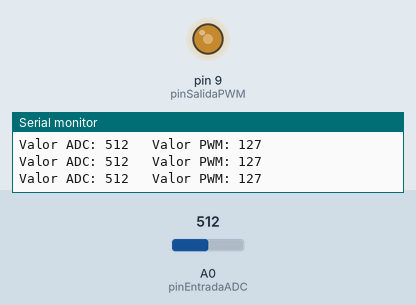
This sketch was run on a simulated Arduino Uno, built with avr-gcc and run on an emulated ATmega328P. On the bench: output pins drawn as LEDs (lit = HIGH), the last lines printed to the serial monitor. The inputs (shaded band) are chosen by the test bench; at power-on: A0 (pinEntradaADC) = 512.

Above: at 1.2 s.
1.3 s: A0 (pinEntradaADC) set to 716
At 1.8 s:
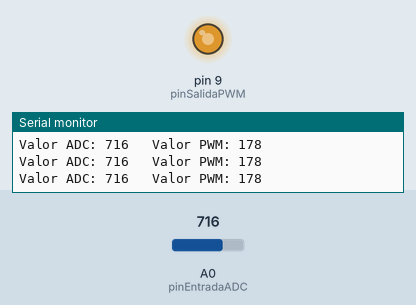
2.8 s: A0 (pinEntradaADC) set to 900
At 3.3 s:
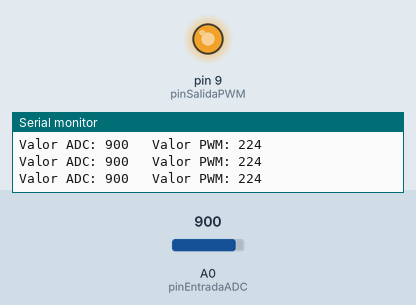
4.3 s: A0 (pinEntradaADC) set to 122
At 4.8 s:
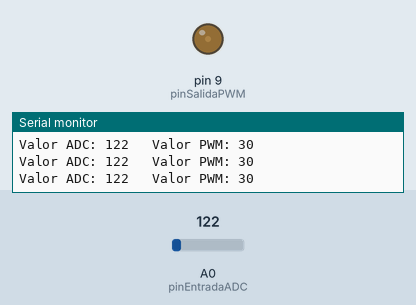
5.8 s: A0 (pinEntradaADC) set to 0
At 6.3 s:
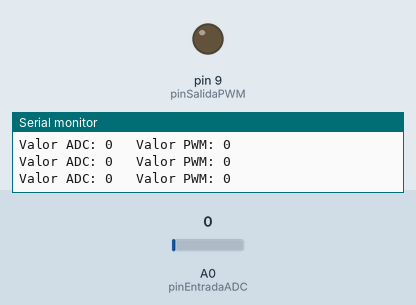
7.3 s: A0 (pinEntradaADC) set to 511
At 7.7 s:
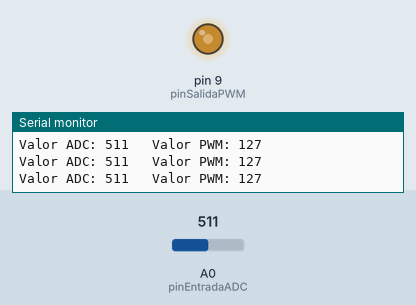
Timing chart, 0 to 9.8 s (numbered marks = the images above; inputs shaded):
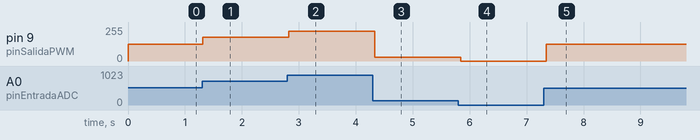

The sketch:

P1E3.ino
```cpp
const int pinEntradaADC = A0;
const int pinSalidaPWM = 9;

void setup() {

  pinMode(pinEntradaADC, INPUT);
  pinMode(pinSalidaPWM, OUTPUT);

  Serial.begin(9600);
}

void loop() {

  int valorADC = analogRead(pinEntradaADC);


  int valorPWM = map(valorADC, 0, 1023, 0, 255);

  analogWrite(pinSalidaPWM, valorPWM);

  Serial.print("Valor ADC: ");
  Serial.print(valorADC);
  Serial.print("   Valor PWM: ");
  Serial.println(valorPWM);

  delay(100);
}
```

Measured:
- after the input at 1.3 s, pin 9 (pinSalidaPWM): 127/255 → 178/255 at once
- after the input at 2.8 s, pin 9 (pinSalidaPWM): 178/255 → 224/255 at once
- after the input at 4.3 s, pin 9 (pinSalidaPWM): 224/255 → 30/255 at once
- after the input at 5.8 s, pin 9 (pinSalidaPWM): 30/255 → 0/255 at once
- after the input at 7.3 s, pin 9 (pinSalidaPWM): 0/255 → 127/255 after 0.05 s
